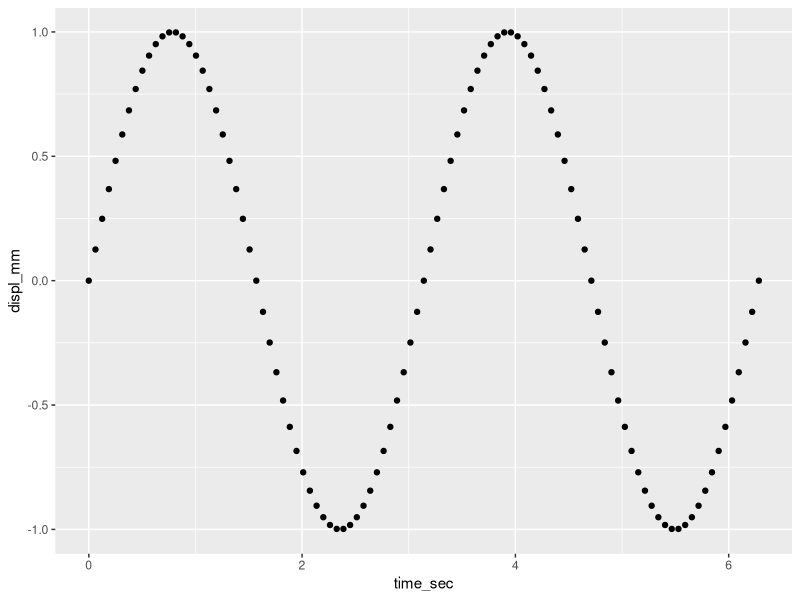
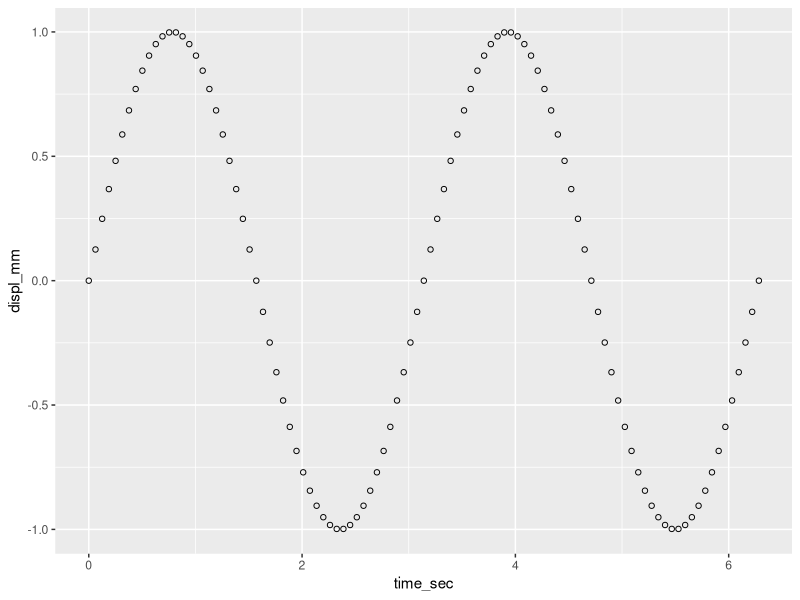
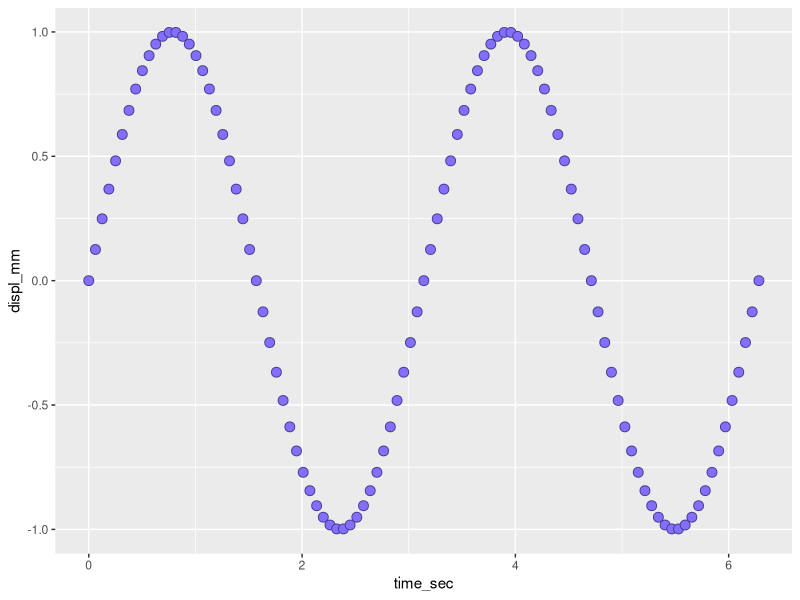
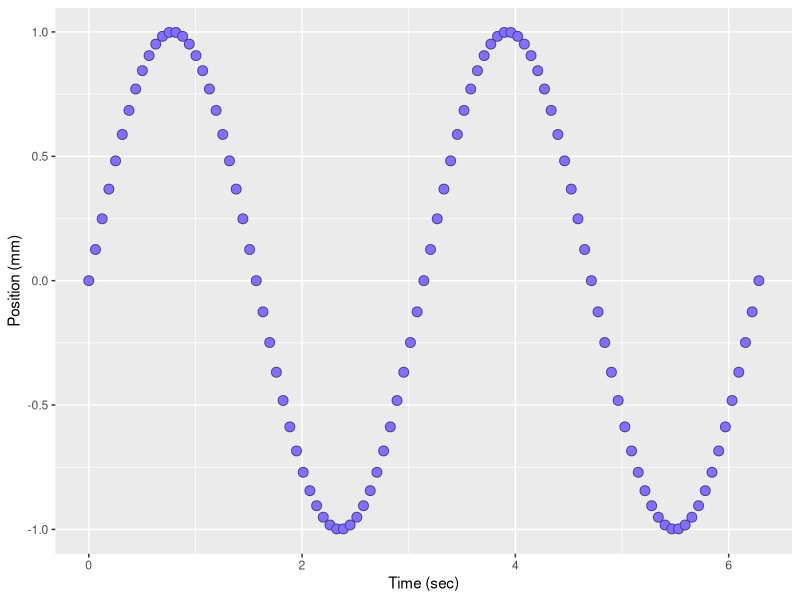
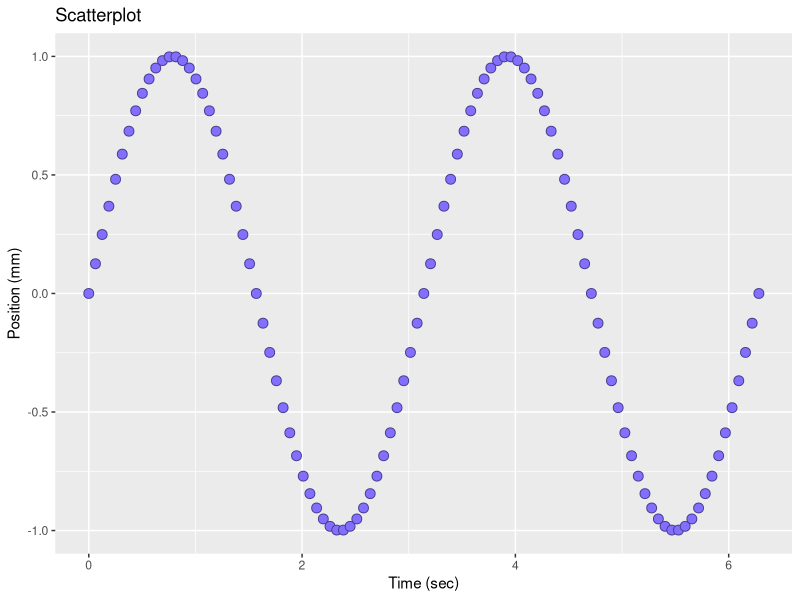
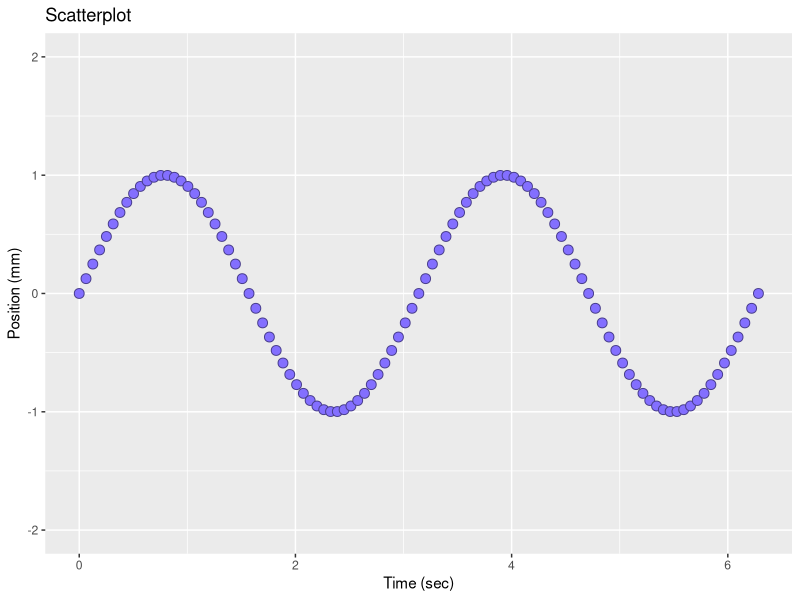
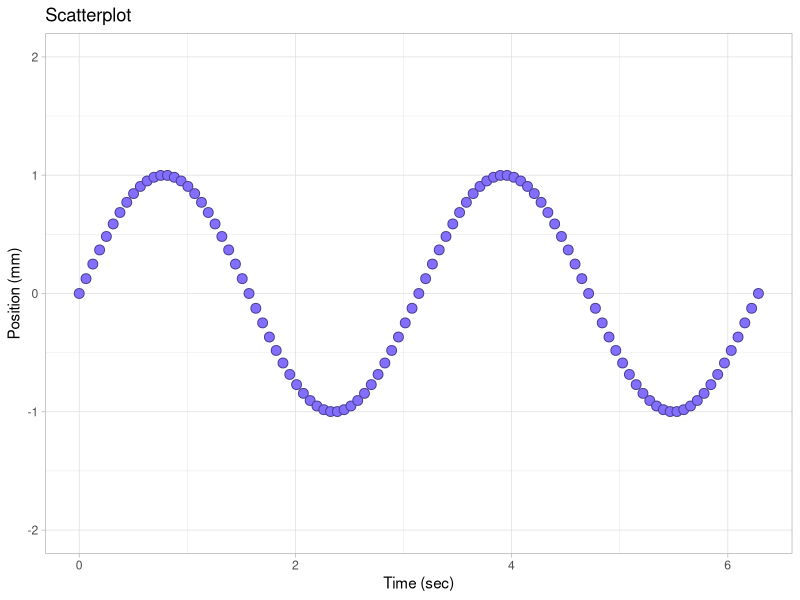
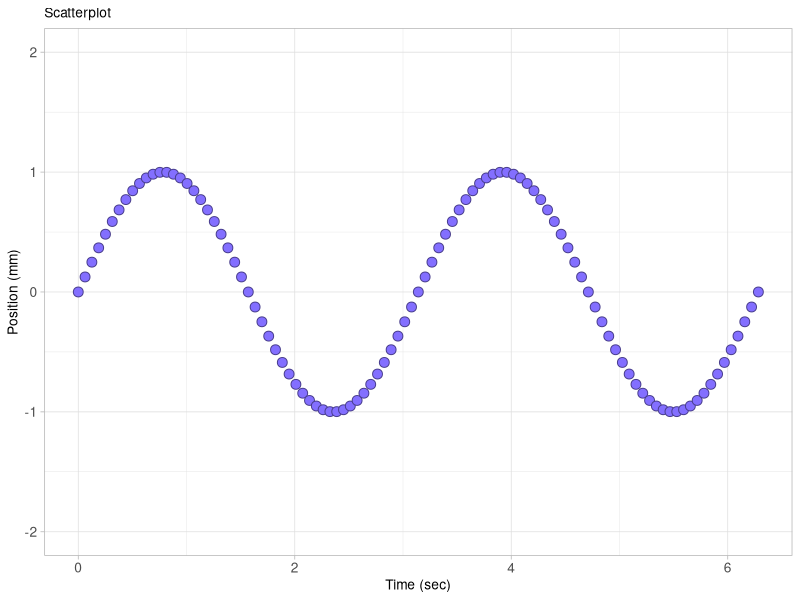

Write R code to recreate these figures, in order.
## ---- chunk 1
library(knitr)
opts_knit$set(root.dir = "../")
opts_chunk$set(echo = TRUE, messages = FALSE, collapse = TRUE)
## ---- chunk 2
# if you like to start with an empty workspace 
rm(list = (ls()))
## ---- chunk 3
# to access the functionality of the ggplot2 package 
library(ggplot2)
## ---- chunk 4
# create objects to be assembled in a data frame
time_sec <- seq(0, 2*pi, by = pi/50) # sec
freq     <- 2                        # r/s
displ_mm <- sin(freq * time_sec)     # mm
## ---- chunk 5
# ggplot2 requires data in data frame form
vibr_data <- data.frame(time_sec, displ_mm)
## ---- chunk 6
# examine the data frame structure
str(vibr_data)
## ---- chunk 7
# control significant digits in printout
options(digits = 3) 

# examine the data frame structure
head(vibr_data)
## ---- chunk 8
# basic scatterplot
f1 <- ggplot(data = vibr_data, aes(x = time_sec, y = displ_mm)) +
	geom_point()

print(f1)
## ---- chunk 9
f1 <- ggplot(data = vibr_data, aes(x = time_sec, y = displ_mm)) +
	geom_point(shape = 21)

print(f1)
## ---- chunk 10
f1 <- ggplot(data = vibr_data, aes(x = time_sec, y = displ_mm)) +
	geom_point(shape = 21
		, color = "slateblue4"
		, fill  = "slateblue1"
		, size  = 3
		)

print(f1)
## ---- chunk 11
# add axis labels
f1 <- f1 + 
	xlab("Time (sec)") + 
	ylab("Position (mm)")
print(f1)
## ---- chunk 12
# add a title
f1 <- f1 + 
	ggtitle("Scatterplot")
print(f1)
## ---- chunk 13
f1 <- f1 +
	scale_y_continuous(limits = c(-2, 2), breaks = seq(-2, 2, 1))

print(f1)
## ---- chunk 14
f1 <- f1 +
	theme_light()

print(f1)
## ---- chunk 15
f1 <- f1 + 
	theme(plot.title = element_text(size = rel(0.9), face = "plain")  
		, axis.title = element_text(size = rel(0.9), face = "plain") 
		, axis.text = element_text(size = rel(0.9), face = "plain")
		)

print(f1)
